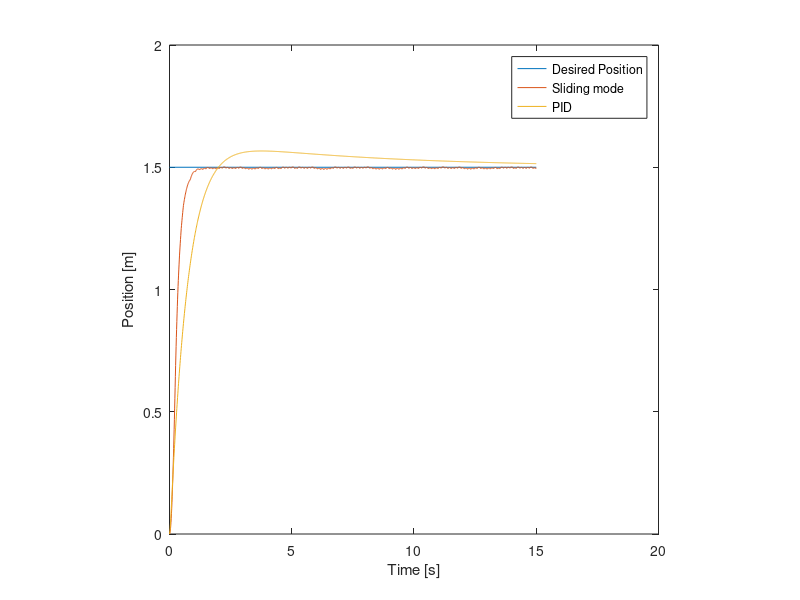

This figure's MATLAB source:
%% Clear and Init
clear; close all; clc;
%---system parameters---%
Cd = 12; %m/s    - Tuned at 4
m = 15; %m      - Tuned at 25
k = 20; %kg     - Tuned at 50
%---temporal parameters---%
x0 = 0; xd0 = 0; xD = 1.5; % Tuned at (0, 0, 0.5)
dt = 0.01;
tf = 15;
t = 0:dt:tf;
%---system equations---%
x1dot = @(x1, x2) x2;
x2dot = @(x1, x2, Fin) -Cd/m*x2*abs(x2) -k/m*x1 + Fin/m;
XDOT = @(x1, x2, Fin) [x1dot(x1, x2), x2dot(x1, x2, Fin)];

%% PID Control
clear x1 x2 x1D error;
%---controller parameters---%
kP = 750;
kI = 100;
kD = 500;

x1(1) = x0;
x2(1) = xd0;


I = 0;
D = 0;
error(1) = xD - x1;

F = (kP * error(1)) + (kI * I) + (kD * D);


for i = 2:length(t);
    
    res = XDOT(x1(i-1), x2(i-1), F)*dt;
    K1 = res(1); L1 = res(2);
    
    res = XDOT(x1(i-1) + K1/2, x2(i-1) + L1/2, F)*dt;
    K2 = res(1); L2 = res(2);
    
    res = XDOT(x1(i-1) + K2/2, x2(i-1) + L2/2, F)*dt;
    K3 = res(1); L3 = res(2);
    
    res = XDOT(x1(i-1) + K3  , x2(i-1) + L3,F)*dt;
    K4 = res(1); L4 = res(2);

    x1(i) = x1(i-1) + 1/6*K1 + 1/3*K2 + 1/3*K3 + 1/6*K4;
    x2(i) = x2(i-1) + 1/6*L1 + 1/3*L2 + 1/3*L3 + 1/6*L4;

    
    error(i) = xD - x1(i);
    I = trapz(error) * dt;
    D = -x2(i);
    F = kP * error(i) + (kI * I) + (kD * D);
    
end

plot([0 tf], [xD xD], t, x1);
legend('Desired Position', 'PID')

%% Sliding Mode Control

clear x1S x2S x1D;
%---controller parameters---%
lambda = 5;
beta = 400;


x1S(1) = x0;
x2S(1) = xd0;
x1D = xD;

S = @(x1, x2) lambda*(x1D - x1) - x2;
u = @(S) beta*sign(S);

F = u(S(x1S(1), x2S(1)));


for i = 2:length(t);
    
    res = XDOT(x1S(i-1), x2S(i-1), F)*dt;
    K1 = res(1); L1 = res(2);
    
    res = XDOT(x1S(i-1) + K1/2, x2S(i-1) + L1/2, F)*dt;
    K2 = res(1); L2 = res(2);
    
    res = XDOT(x1S(i-1) + K2/2, x2S(i-1) + L2/2, F)*dt;
    K3 = res(1); L3 = res(2);
    
    res = XDOT(x1S(i-1) + K3  , x2S(i-1) + L3,F)*dt;
    K4 = res(1); L4 = res(2);

    x1S(i) = x1S(i-1) + 1/6*K1 + 1/3*K2 + 1/3*K3 + 1/6*K4;
    x2S(i) = x2S(i-1) + 1/6*L1 + 1/3*L2 + 1/3*L3 + 1/6*L4;

    
    F = u(S(x1S(i), x2S(i)));
    
end

if ~(exist('x1', 'var'))
    plot([0 tf], [x1D x1D], t, x1S);
    legend('Desired Position', 'Sliding mode')
else
    plot([0 tf], [x1D x1D], t, x1S, t, x1);
    legend('Desired Position', 'Sliding mode', 'PID')
end;
axis square
xlabel('Time [s]')
ylabel('Position [m]')